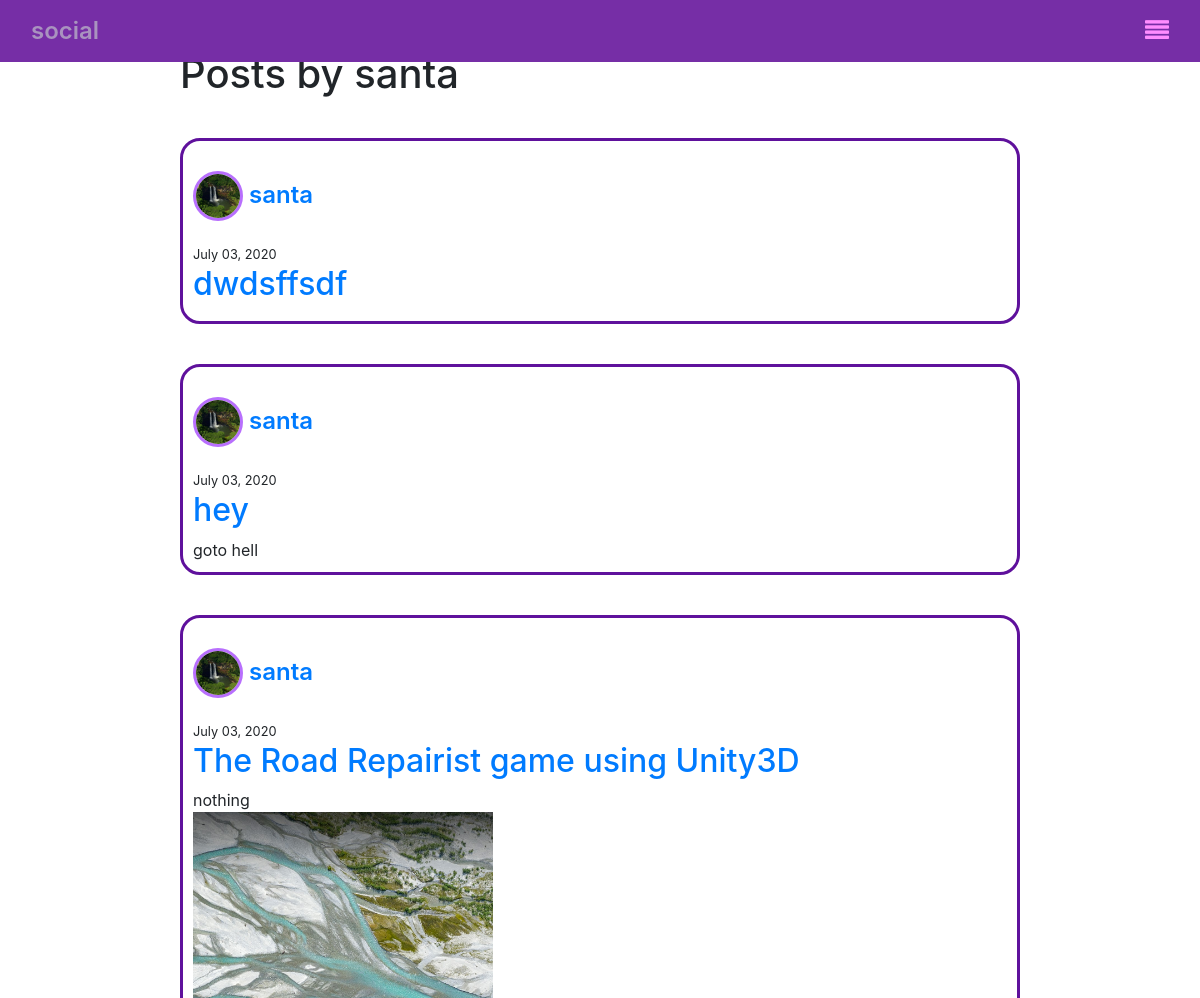
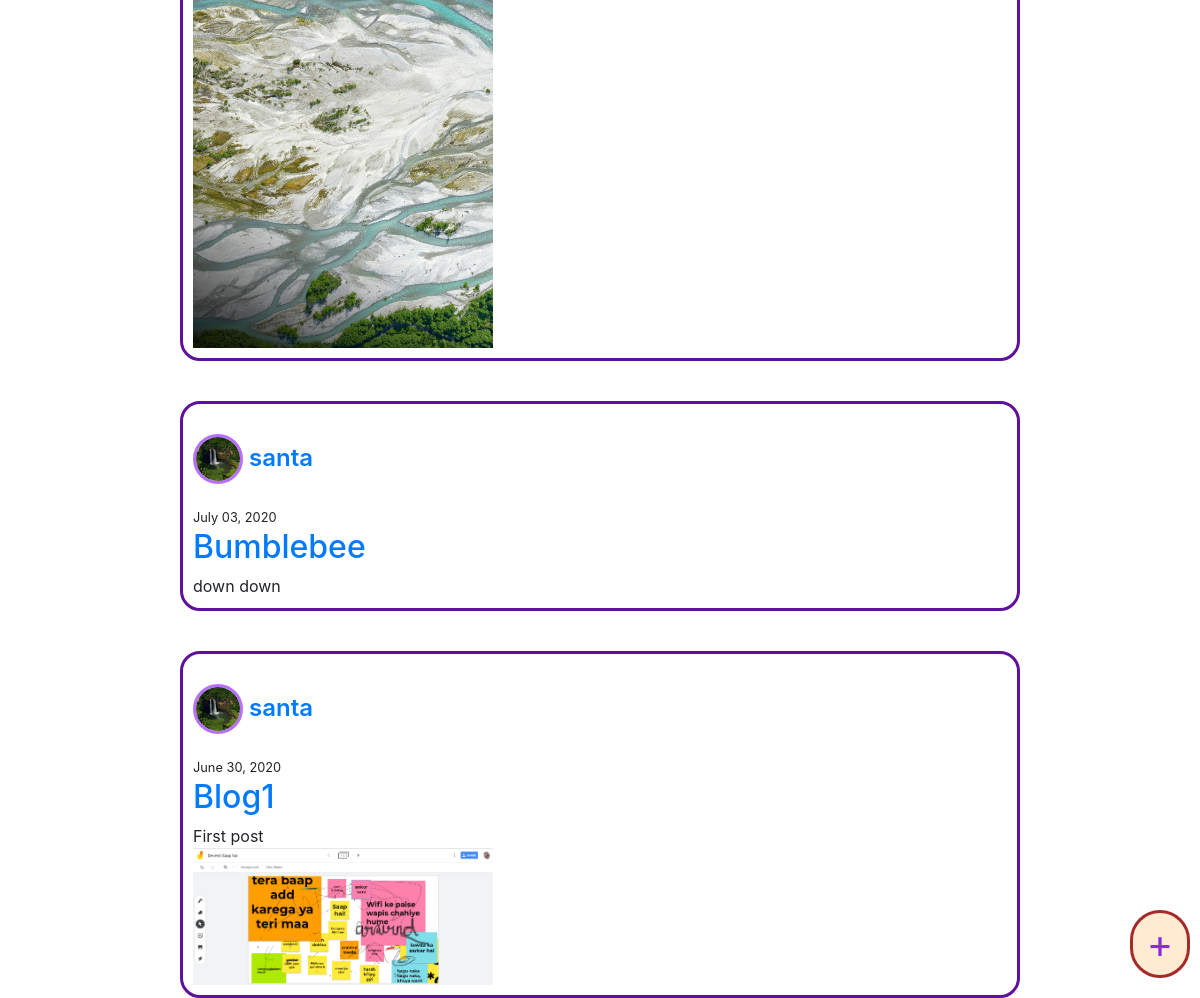
The page /user/santa on the database its author committed (2 pictures, top to bottom).
### blog/models.py (models this page shows, shortened)
class Post(models.Model):
    title = models.CharField(max_length= 100)
    content = models.TextField(max_length=400, blank=True)
    date_post = models.DateTimeField(default= timezone.now)
    author = models.ForeignKey(User, on_delete= models.CASCADE)
    img_src= models.ImageField( default='noimage.png', upload_to ='uploads/')
    like_count = models.IntegerField(default=0)

### users/models.py (models this page shows, shortened)
class Profile(models.Model):
    user = models.OneToOneField(User, on_delete=models.CASCADE)
    image = models.ImageField(default='default.jpg', upload_to='profile_pics')

### blog/views.py (the view)
# urls.py: path('user/<str:username>', views.UserPostListView.as_view(), name='user-posts'),
class UserPostListView(ListView):
    model = Post
    template_name = 'blog/user_posts.html'
    context_object_name = 'posts'
    ordering = ['-date_post']
    paginate_by = 5
    def get_queryset(self):
        user = get_object_or_404(User, username=self.kwargs.get('username'))
        return Post.objects.filter(author=user).order_by('-date_post')

### blog/templates/blog/user_posts.html (shortened to what this page needs)
{%extends "blog/base.html"%}
{% block content%}
<div id='main'>
    <h1>Posts by {{view.kwargs.username}}</h1>
    {% for post in posts%}
        <div class='posts'>
            <div class="post_title"><img src="{{ post.author.profile.image.url }}" width="50px" height="50px" class="profile_pic">
                <a href="{% url 'user-posts' post.author.username %}">{{ post.author }}</a></div> <small class="dates">{{post.date_post|date:"F d, Y" }}</small>
            <a href="{% url 'post-detail' post.id %}"> <h2>{{post.title}}</h2></a>
            <div class='post_content'>{{post.content}}</div>
            {% if post.img_src.url != '/media/noimage.png' %}
                <div><img src="{{post.img_src.url}}" class="post_image" width="300px"></div>
            {% else %}
                <div></div>
            {% endif %}
    </div>
    {% endfor %}
    <button class='create_post' onclick='window.location.href = "{% url "post-create" %}";'>+</button>
</div>
{% endblock content %}

### blog/static/css/styles.css (style rules this page uses)
#main { position: absolute; top: 50px; width: 100%; display: block; margin-bottom: 2px; align-items: center; padding-left: 15%; padding-right: 15%; overflow: scroll; }
.posts { padding: 10px; width: 100%; border: solid; border-color: rgb(95,17,156); border-radius: 20px; margin-top: 40px; }
.post_title { color: rgb(95,95,255); font-size: x-large; font-weight: 600; }
.post_image { max-width: 60%; max-height: 70%; }

### blog/static/css/profile.css (style rules this page uses)
.profile_pic { margin-top: 20px; margin-bottom: 20px; border: solid; border-radius: 100px; border-color: rgb(184, 111, 253); object-fit: cover; }

### blog/static/css/create_post.css (style rules this page uses)
.create_post { position: fixed; z-index: 2; display: inline-block; background-color: rgb(255, 235, 210); color: blueviolet; bottom: 20px; right: 10px; width: 60px; font-size: 40px; text-align: center; vertical-align: center; border: solid; border-color: brown; border-radius: 50px; }

### rows shown on the page
Post: author.profile.image (picture), author "santa", date_post "July 03, 2020", title "dwdsffsdf"
Post: author.profile.image (picture), author "santa", date_post "July 03, 2020", title "hey", content "goto hell"
Post: author.profile.image (picture), author "santa", date_post "July 03, 2020", title "The Road Repairist game using Unity3D", content "nothing", img_src (picture)
Post: author.profile.image (picture), author "santa", date_post "July 03, 2020", title "Bumblebee", content "down down"
Post: author.profile.image (picture), author "santa", date_post "June 30, 2020", title "Blog1", content "First post", img_src (picture)

### other values the page prints
{{ view.kwargs.username }} "santa"
